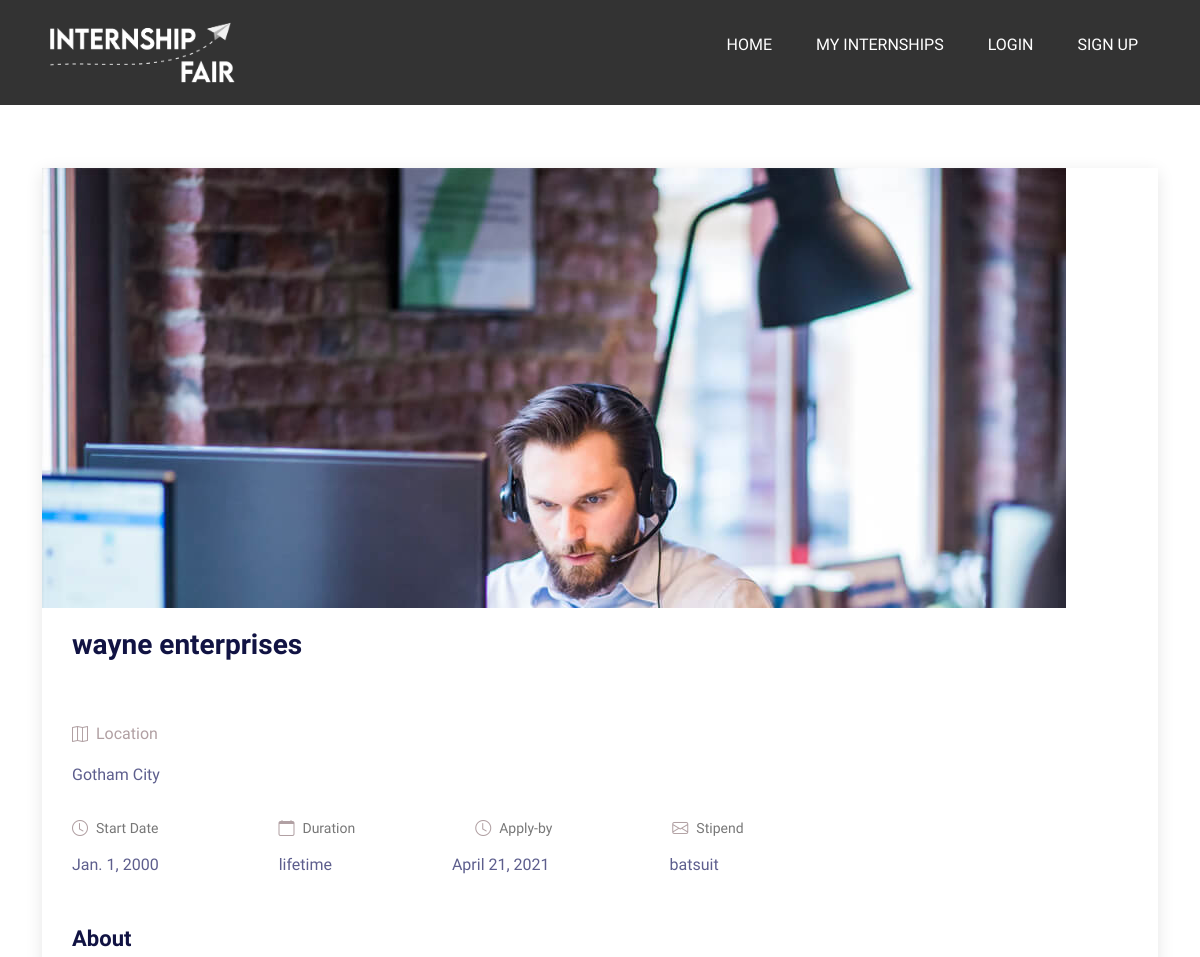
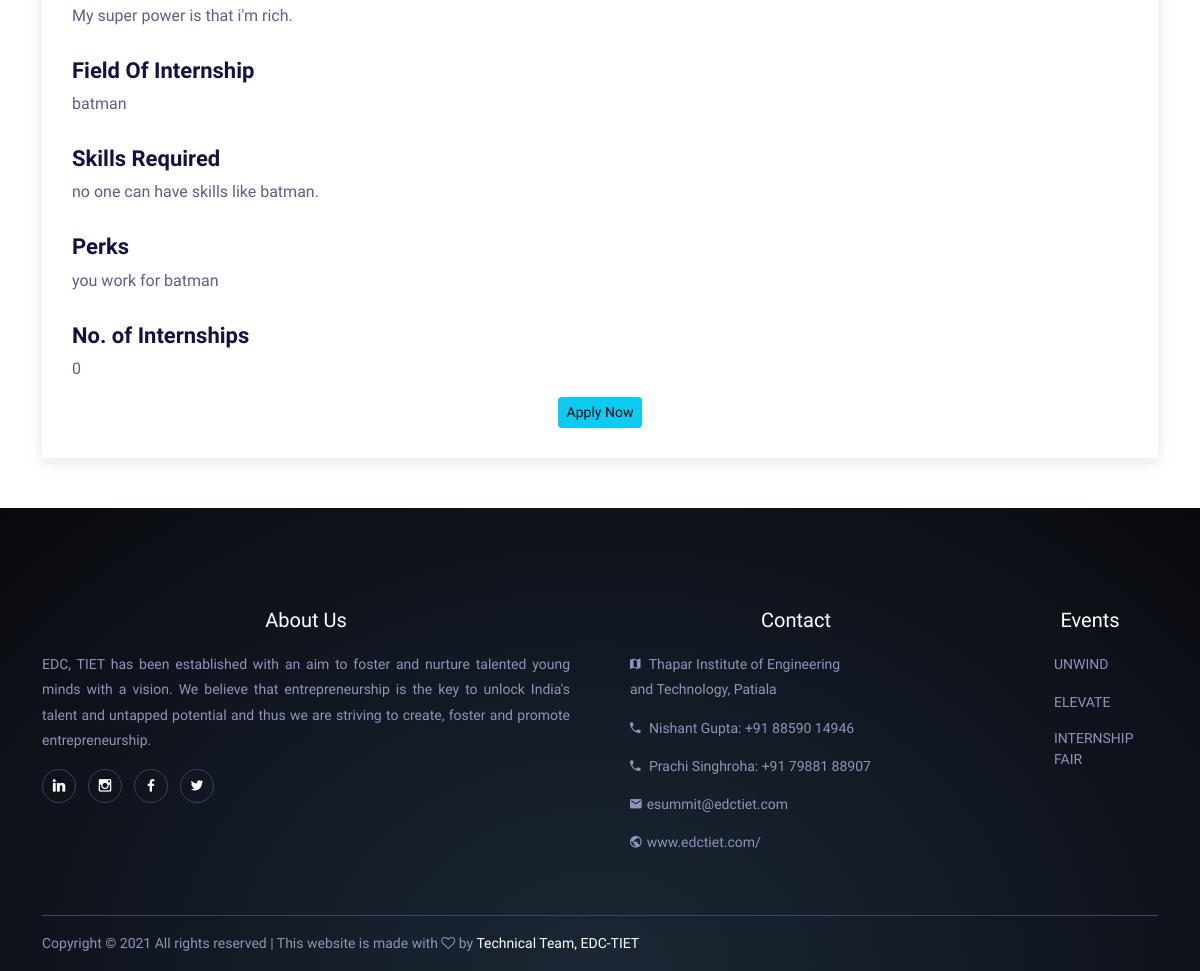
Page /internships/1/details on the committed database (2 pictures, top to bottom).
### home/models.py (models this page shows, shortened)
class Internship(models.Model):
    company_name = models.CharField(max_length=100, default='')
    company_logo = models.ImageField(default='logo/download.png', upload_to='logo/')
    start_by = models.DateField(default='2000-01-01', help_text='YYYY-MM-DD Format should be followed for the date.')
    field_of_internship = models.CharField(max_length=100, default='')
    duration = models.CharField(max_length=20)
    about = models.TextField()
    location = models.CharField(max_length=100)
    stipend = models.CharField(max_length=100)
    skills_required = models.CharField(max_length=500)
    no_of_internships = models.PositiveIntegerField()
    perks = models.CharField(max_length=100)
    apply_by = models.DateField(default='2000-01-01', help_text='YYYY-MM-DD Format should be followed for the date.')
    who_should_apply = models.CharField(max_length=200)
    domain = models.ManyToManyField(Domains)

### home/views.py (the view)
def InternshipDetailView(request, pk):
    pg = 1
    applied = False
    internship = Internship.objects.filter(id=pk).first()
    if(request.user.is_authenticated):
        applied_by = InternshipApplication.objects.filter(applied_by=request.user)
        for applicant in applied_by:
            if(internship == applicant.internship):
                applied = True
    context = {
        'object' : internship,
        'applied' : applied,
    }
    return render(request, 'home/internship_detail.html', context)

### home/templates/home/internship_detail.html (shortened to what this page needs)
{% extends "home/base.html" %}
{% load static %}
{% block head %}
	<link href="{% static 'home/assets/vendor/bootstrap/css/bootstrap.min.css' %}" rel="stylesheet">
	<link href="{% static 'home/assets/vendor/bootstrap-icons/bootstrap-icons.css' %}" rel="stylesheet">
	<link href="{% static 'home/assets/vendor/boxicons/css/boxicons.min.css' %}" rel="stylesheet">
	<link href="{% static 'home/assets/vendor/glightbox/css/glightbox.min.css' %}" rel="stylesheet">
	<link href="{% static 'home/assets/vendor/remixicon/remixicon.css' %}" rel="stylesheet">
	<link href="{% static 'home/assets/vendor/swiper/swiper-bundle.min.css' %}" rel="stylesheet">
	<link href="{% static 'home/assets/css/style.css' %}" rel="stylesheet">
{% endblock head %}
{% block body %}
	<div style="padding-bottom: 8em;">
	</div>
	<main id="main">
	  <section id="blog" class="blog">
		<div class="container" data-aos="fade-up">
		  <div class="row">
			<div class="col-lg-12 entries">
			  <article class="entry entry-single">
				<div class="entry-img">
				  <img src="assets/img/blog/blog-1.jpg" alt="" class="img-fluid">
				</div>
				<h2 class="entry-title" style="padding-bottom: 40px;">
				  {{object.company_name}}
				</h2>
				<div class="entry-meta">
					<ul>
					  <li class="d-flex align-items-center" style="margin-right: 50px;"><i class="bi bi-map"></i>Location</li>
					</ul>
				</div>
				<div class="entry-meta">
					<ul>
						<li class="d-flex align-items-center" style="margin-right: 50px;"><p>{{object.location}}</p></li>
					</ul>
				</div>
				<div class="entry-meta">
				  <ul>
					<li class="d-flex align-items-center" style="margin-right: 50px;"><i class="bi bi-clock"></i> <a href="blog-single.html">Start Date</a></li>
					<li class="d-flex align-items-center" style="margin-right: 50px; margin-left: 50px;"><i class="bi bi-calendar"></i> <a href="blog-single.html">Duration</a></li>
					<li class="d-flex align-items-center" style="margin-right: 50px; margin-left: 50px;"><i class="bi bi-clock"></i> <a href="blog-single.html">Apply-by</a></li>
					<li class="d-flex align-items-center" style="margin-right: 50px; margin-left: 50px;"><i class="bi bi-envelope"></i> <a href="blog-single.html">Stipend</a></li>
				  </ul>
				</div>
				<div class="entry-meta">
					<ul>
						<li class="d-flex align-items-center" style="margin-right: 50px;"><p>{{object.start_by}}</p></li>
						<li class="d-flex align-items-center" style="margin-right: 50px; margin-left: 50px;"><p>{{object.duration}}</p></li>
						<li class="d-flex align-items-center" style="margin-right: 50px; margin-left: 50px;"><p>{{object.apply_by}}</p></li>
						<li class="d-flex align-items-center" style="margin-right: 50px; margin-left: 50px;"><p>{{object.stipend}}</p></li>
					</ul>
				</div>
				<div class="entry-content">
				  <h3>About</h3>
				  <p>
					{{object.about}}
				  </p>
				  <h3>Field Of Internship</h3>
				  <p>
					{{object.field_of_internship}}
				  </p>
				  <h3>Skills Required</h3>
				  <p>
					{{object.skills_required}}
				  </p>
				  <h3>Perks</h3>
				  <p>
					{{object.perks}}
				  </p>
				  <h3>No. of Internships</h3>
				  <p>
					{{object.no_of_internships}}
				  </p>
				</div>
				<center>
					<a class="btn btn-info btn-sm btn-collapsible" href=""> <span>Apply Now</span></a>
				</center>
			  </article>
	</main>
{% endblock body %}

### home/static/home/assets/css/style.css (style rules this page uses)
body { font-family: "Open Sans", sans-serif; color: #444444; }
a { color: #e43c5c; text-decoration: none; }
h1, h2, h3, h4, h5, h6 { font-family: "Nunito", sans-serif; }
section { padding: 60px 0; overflow: hidden; }
.blog { padding: 40px 0 20px 0; }
.blog .entry { padding: 30px; margin-bottom: 60px; box-shadow: 0 4px 16px rgba(0, 0, 0, 0.1); }
.blog .entry .entry-img { max-height: 440px; margin: -30px -30px 20px -30px; overflow: hidden; }
.blog .entry .entry-title { font-size: 28px; font-weight: bold; padding: 0; margin: 0 0 20px 0; }
.blog .entry .entry-meta { margin-bottom: 15px; color: #b1a0a3; }
.blog .entry .entry-meta ul { display: flex; flex-wrap: wrap; list-style: none; align-items: center; padding: 0; margin: 0; }
.blog .entry .entry-meta ul li + li { padding-left: 20px; }
.blog .entry .entry-meta i { font-size: 16px; margin-right: 8px; line-height: 0; }
.blog .entry .entry-meta a { color: #777777; font-size: 14px; display: inline-block; line-height: 1; }
.blog .entry .entry-content p { line-height: 24px; }
.blog .entry .entry-content h3 { font-size: 22px; margin-top: 30px; font-weight: bold; }
.blog .entry-single { margin-bottom: 30px; }

### home/templates/home/base.html (style rules this page uses)
body { background-color: #434c50; min-height: 100vh; font: normal 16px sans-serif; padding: 0 0; }

### rows in the picture
Internship: company_name "wayne enterprises", location "Gotham City", start_by "Jan. 1, 2000", duration "lifetime", apply_by "April 21, 2021", stipend "batsuit", about "My super power is that i'm rich.", field_of_internship "batman", skills_required "no one can have skills like batman.", perks "you work for batman", no_of_internships "0"
